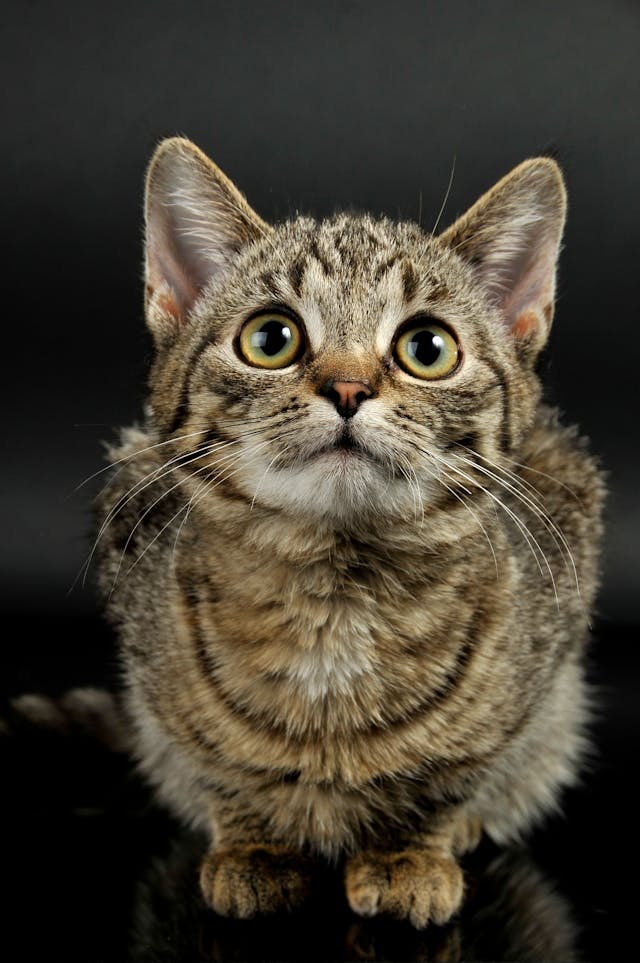
#> input picture samples/images/kitten_1.jpg, 640 x 963 px
$ python thresh.py
#> lines starting #> are read from the running program, lines starting #| are printed output that depends on the picture; after the words box and inside, x2 and y2 are one past the last pixel; in counts of white or black regions, pixels touching at a corner belong together
import cv2 as cv


# read the image
img = cv.imread('samples/images/kitten_1.jpg')
#> img is the input picture: shape (963, 640, 3); mean B, G, R 50.9, 63.3, 69.8
# show the image
cv.imshow('original_img', img)


gray = cv.cvtColor(img, cv.COLOR_BGR2GRAY)
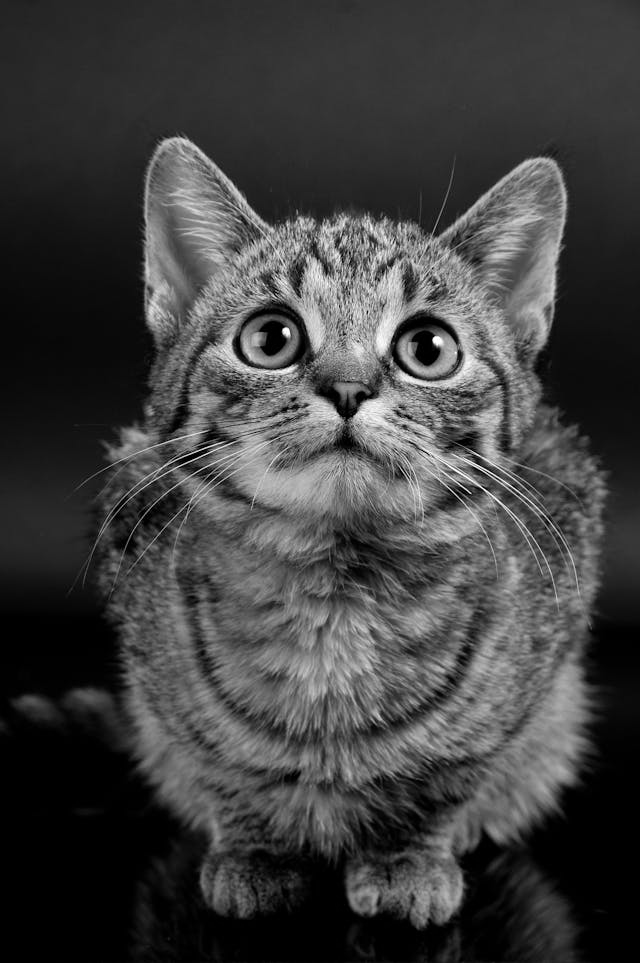
#> gray: shape (963, 640); min 0, max 255, mean 63.8
cv.imshow('gray_img', img)


# simple thresholding
threshold, thresh = cv.threshold(gray, 150, 255, cv.THRESH_BINARY)
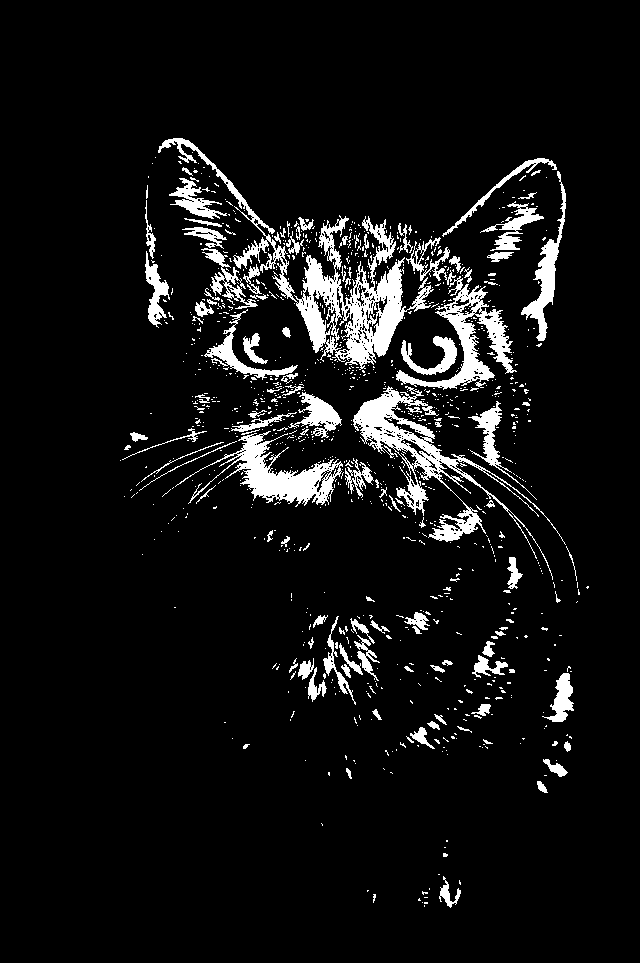
#> thresh: shape (963, 640); 7.3% white; 1004 white regions (886 under 20 px), largest, box (x1, y1, x2, y2) and area: (158, 138, 434, 370) 9313, (353, 386, 566, 580) 5656, (175, 431, 343, 507) 3681
cv.imshow('thresh', thresh)


# simple thresholding (inversed)
threshold, thresh_inv = cv.threshold(gray, 150, 255, cv.THRESH_BINARY_INV)
cv.imshow('thresh_inversed', thresh_inv)


# adaptive thresholding mean
adaptive_mean_thresh = cv.adaptiveThreshold(gray, 255, cv.ADAPTIVE_THRESH_MEAN_C, cv.THRESH_BINARY, 11, 3)
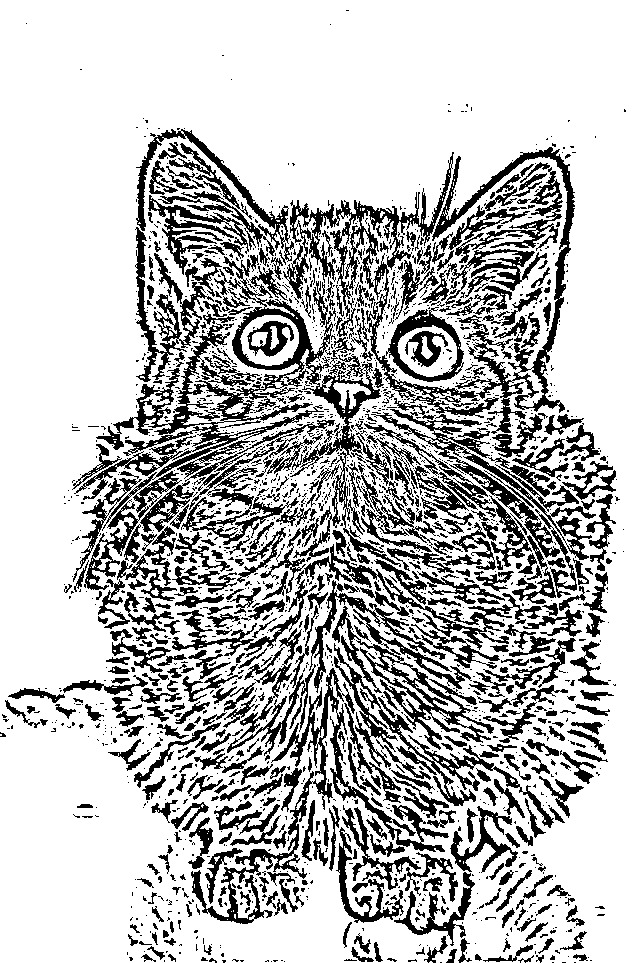
#> adaptive_mean_thresh: shape (963, 640); 75.3% white; 2046 black regions (1529 under 20 px), largest, box (x1, y1, x2, y2) and area: (74, 256, 401, 567) 13950, (283, 152, 499, 418) 6929, (191, 668, 449, 924) 6166
cv.imshow('adaptive_mean_thresh', adaptive_mean_thresh)


# adaptive thresholding gaussian
adaptive_gaussian_thresh = cv.adaptiveThreshold(gray, 255, cv.ADAPTIVE_THRESH_GAUSSIAN_C, cv.THRESH_BINARY, 11, 3)
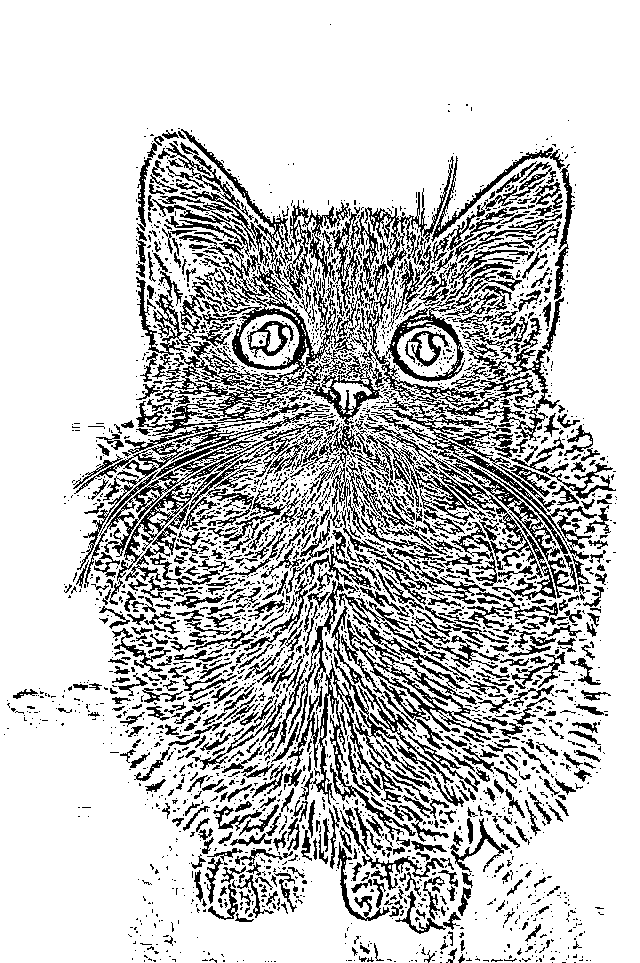
#> adaptive_gaussian_thresh: shape (963, 640); 78.4% white; black in thin lines or dots
cv.imshow('adaptive_gaussian_thresh', adaptive_gaussian_thresh)


cv.waitKey(0)

$ run again, with samples/images/kitten_2.jpg copied over samples/images/kitten_1.jpg
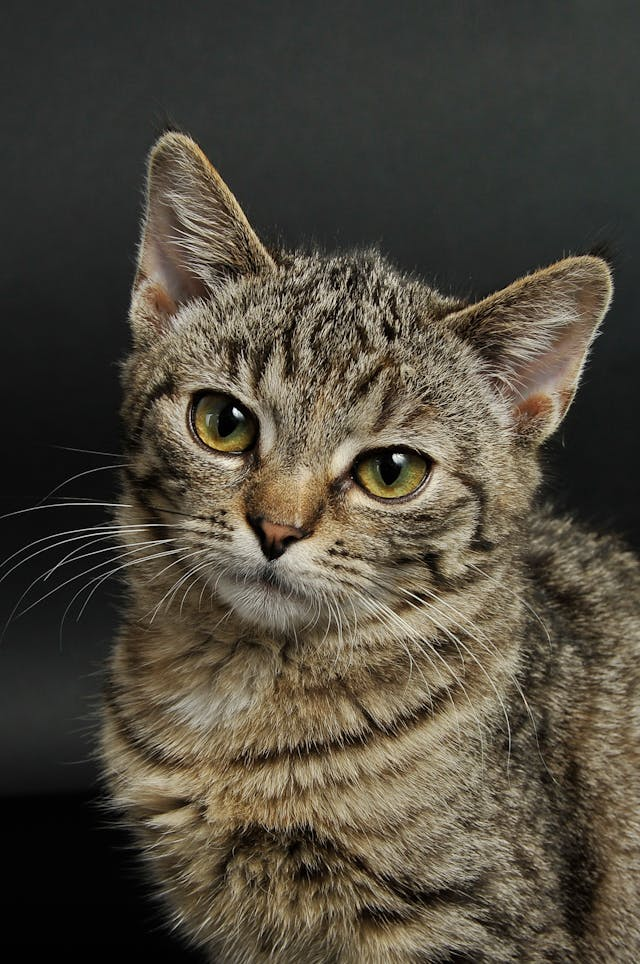
#> input picture samples/images/kitten_2.jpg, 640 x 964 px
#> img is the input picture: shape (964, 640, 3); mean B, G, R 60.4, 72.6, 78.6
#> `threshold, thresh = cv.threshold(gray, 150, 255, cv.THRESH_BINARY)`:
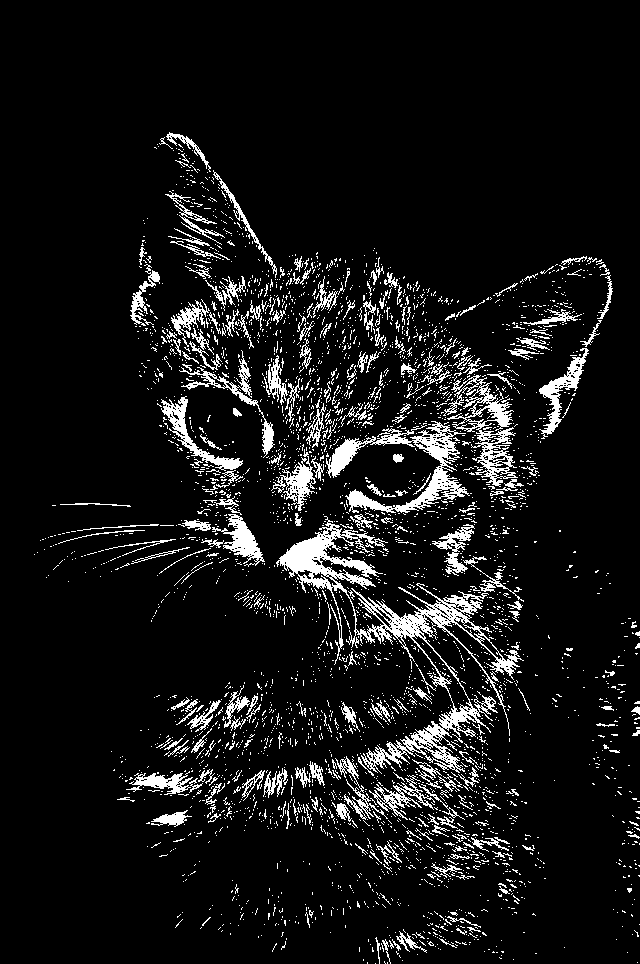
#> thresh: shape (964, 640); 8.4% white in thin lines or dots, all inside (x1, y1, x2, y2) = (34, 132, 640, 964)
#> adaptive_mean_thresh: shape (964, 640); 70% white; 2752 black regions (2420 under 20 px), largest, box (x1, y1, x2, y2) and area: (60, 106, 640, 964) 104347, (0, 448, 328, 562) 6921, (18, 539, 288, 650) 6561
#> `adaptive_gaussian_thresh = cv.adaptiveThreshold(gray, 255, cv.ADAPTIVE..`:
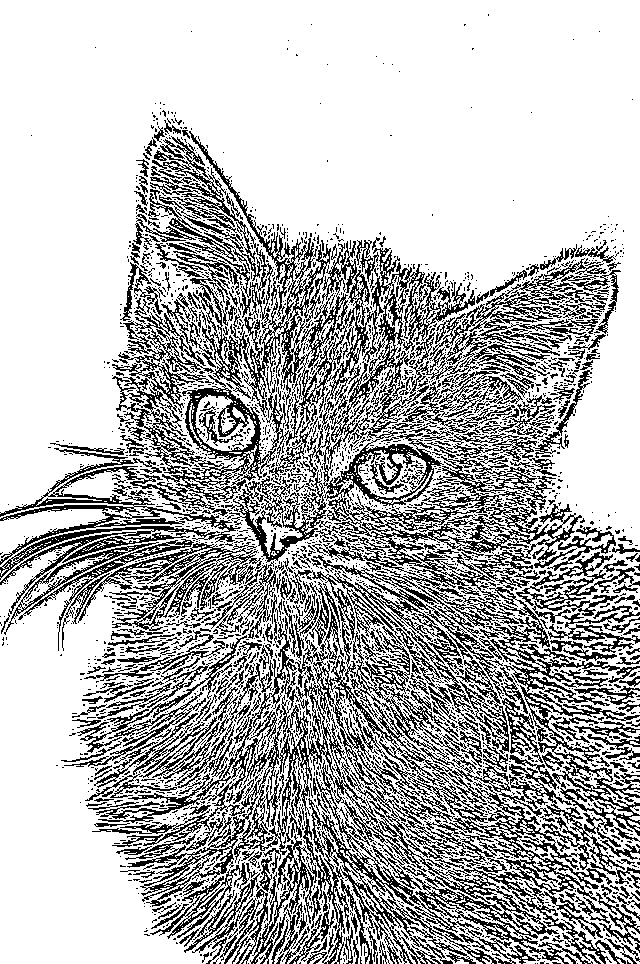
#> adaptive_gaussian_thresh: shape (964, 640); 71.7% white; black in thin lines or dots

$ run again, with samples/images/butterfly_1.jpg copied over samples/images/kitten_1.jpg
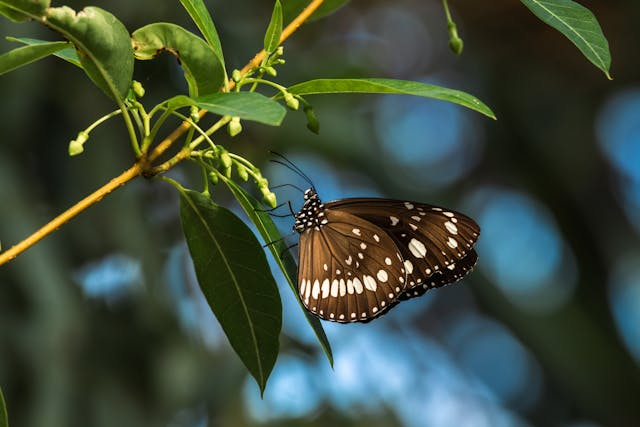
#> input picture samples/images/butterfly_1.jpg, 640 x 427 px
#> img is the input picture: shape (427, 640, 3); mean B, G, R 58.7, 75.1, 61.7
#> `threshold, thresh = cv.threshold(gray, 150, 255, cv.THRESH_BINARY)`:
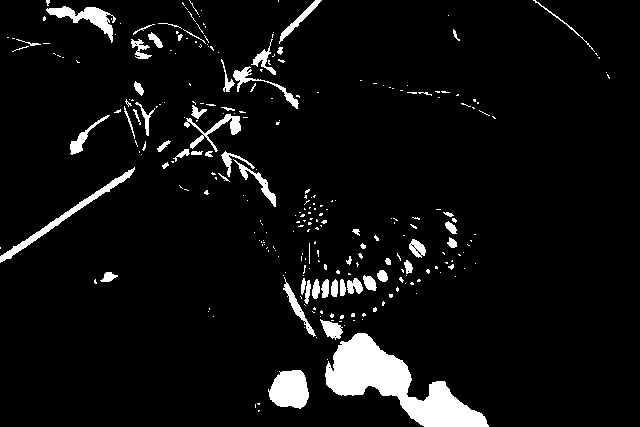
#> thresh: shape (427, 640); 6% white; 278 white regions (219 under 20 px), largest, box (x1, y1, x2, y2) and area: (325, 333, 489, 427) 6075, (268, 370, 309, 409) 1217, (0, 167, 135, 263) 974
#> adaptive_mean_thresh: shape (427, 640); 79.3% white; 1022 black regions (883 under 20 px), largest, box (x1, y1, x2, y2) and area: (150, 82, 507, 372) 16692, (49, 0, 276, 153) 5551, (0, 18, 143, 256) 4502
#> `adaptive_gaussian_thresh = cv.adaptiveThreshold(gray, 255, cv.ADAPTIVE..`:
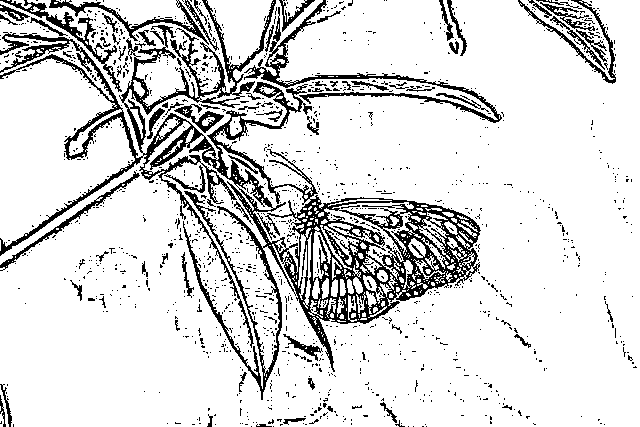
#> adaptive_gaussian_thresh: shape (427, 640); 85.3% white; black in thin lines or dots

$ run again, with samples/images/city_1.jpg copied over samples/images/kitten_1.jpg
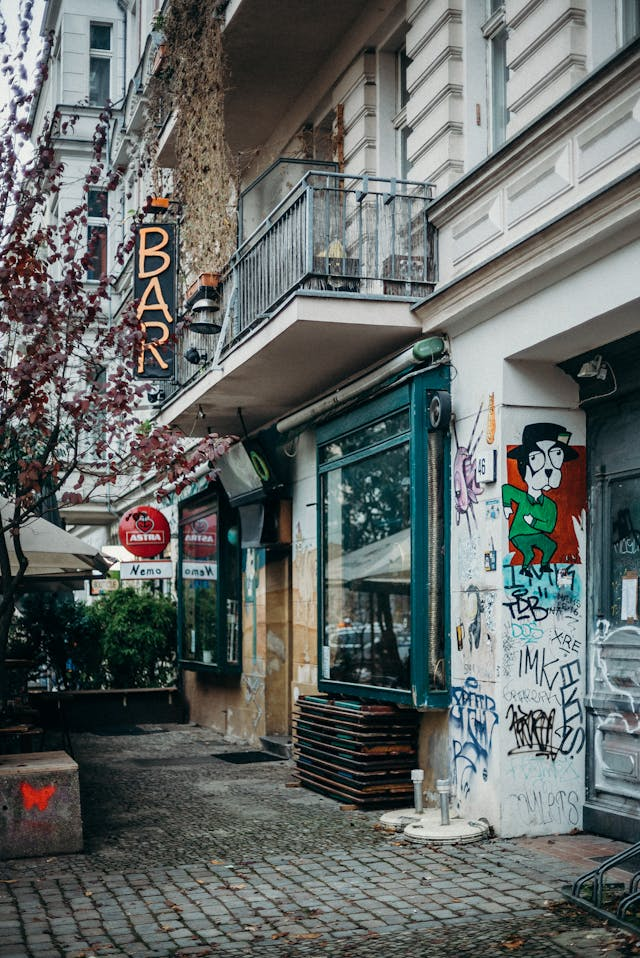
#> input picture samples/images/city_1.jpg, 640 x 958 px
#> img is the input picture: shape (958, 640, 3); mean B, G, R 102.5, 104.4, 98.9
#> `threshold, thresh = cv.threshold(gray, 150, 255, cv.THRESH_BINARY)`:
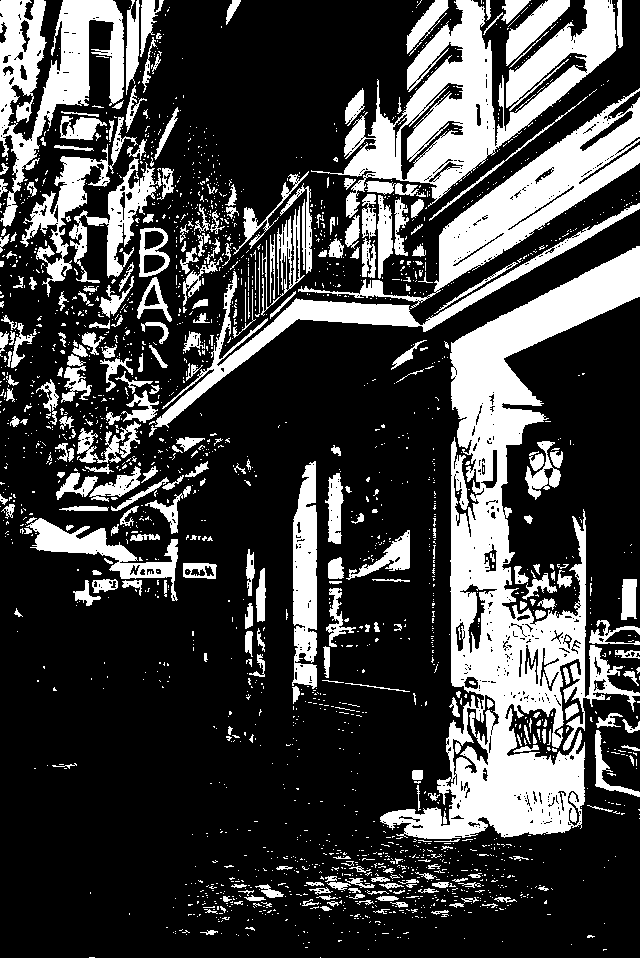
#> thresh: shape (958, 640); 26.6% white; 2222 white regions (1910 under 20 px), largest, box (x1, y1, x2, y2) and area: (380, 246, 640, 839) 47686, (311, 0, 617, 218) 20393, (298, 88, 640, 309) 13561
#> adaptive_mean_thresh: shape (958, 640); 59.7% white; 3401 black regions (2895 under 20 px), largest, box (x1, y1, x2, y2) and area: (0, 0, 640, 826) 106127, (0, 793, 640, 958) 28508, (500, 297, 640, 696) 10012
#> `adaptive_gaussian_thresh = cv.adaptiveThreshold(gray, 255, cv.ADAPTIVE..`:
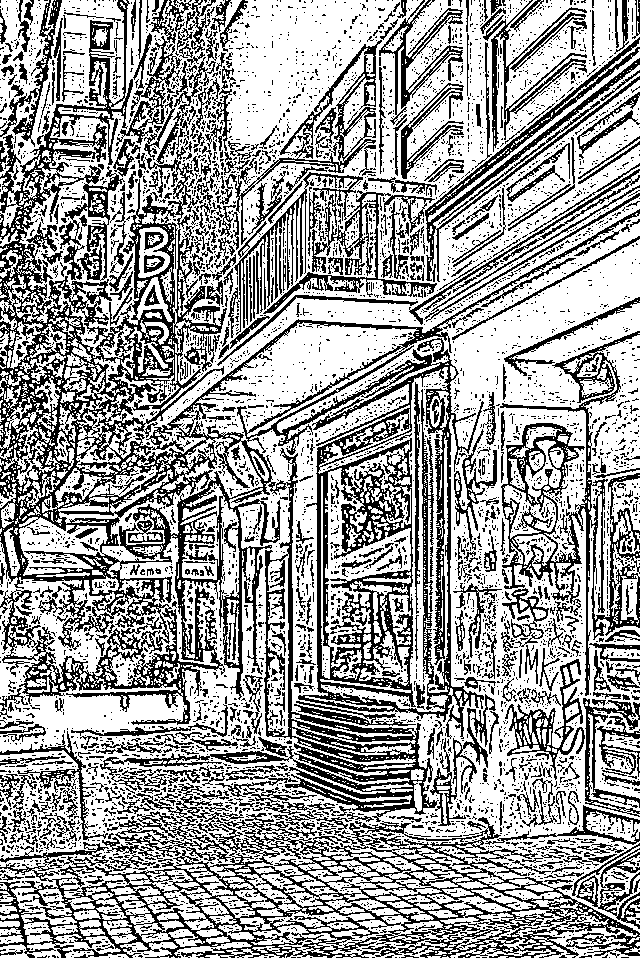
#> adaptive_gaussian_thresh: shape (958, 640); 62.9% white; black in thin lines or dots
